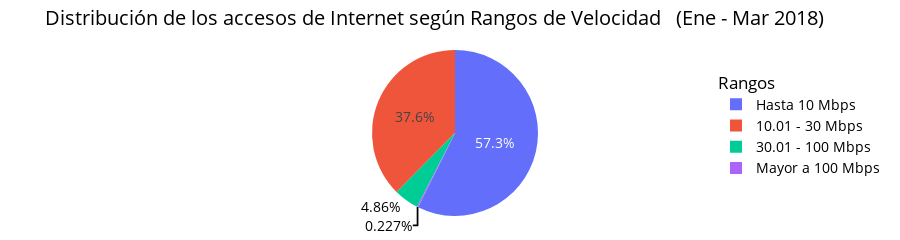
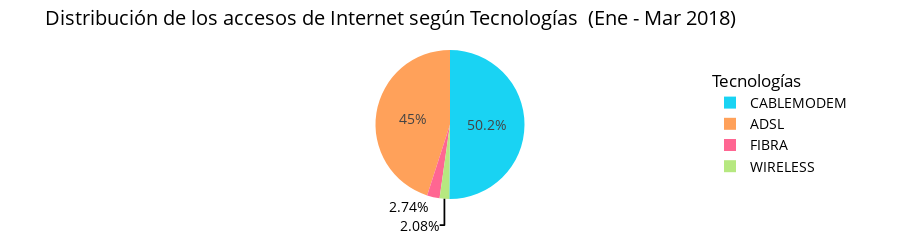

Here is the notebook cell these charts were saved with, in order:
### Markdown cell above
### **Gráfico 3:**
Estudiando la Distribución del mercado de los accesos a Internet en el periodo Ene-Mar 2018

### Code cell
config = {'displayModeBar': False}
periodo = 'Ene - Mar 2018'
mask = data['Periodo'] == periodo
df = data.filter(mask)

fig1, fig2 = retorna_pies_eda_internet(df=df, periodo=periodo)

fig1.show(config=config)
fig2.show(config=config)

### Figure 1 — Plotly figure (JSON) as saved in the notebook; plotly's stock layout.template omitted (floating-point values rounded to 4 significant figures)
{"data": [{"hoverlabel": {"font": {"color": "black", "size": 16}}, "labels": ["Hasta 10 Mbps", "10.01 - 30 Mbps", "30.01 - 100 Mbps", "Mayor a 100 Mbps"], "legendgroup": "rangos", "marker": {"colors": ["#636EFA", "#EF553B", "#00CC96", "#AB63FA"]}, "type": "pie", "values": [4472395, 2931307, 379086, 17681]}], "layout": {"font": {"color": "black", "size": 14}, "height": 230, "legend": {"title": {"text": "Rangos"}, "traceorder": "normal", "x": 1, "xanchor": "left", "y": 0.9, "yanchor": "top"}, "margin": {"b": 0, "l": 0, "r": 0, "t": 50}, "title": {"text": "Distribución de los accesos de Internet según Rangos de Velocidad   (Ene - Mar 2018)"}}}

### Figure 2 — Plotly figure (JSON) as saved in the notebook; plotly's stock layout.template omitted (floating-point values rounded to 4 significant figures)
{"data": [{"hoverlabel": {"font": {"color": "black", "size": 16}}, "labels": ["ADSL", "CABLEMODEM", "FIBRA", "WIRELESS"], "legendgroup": "tecnologias", "marker": {"colors": ["#FFA15A", "#19D3F3", "#FF6692", "#B6E880"]}, "type": "pie", "values": [3574294, 3981129, 217460, 165300]}], "layout": {"font": {"color": "black", "size": 14}, "height": 230, "legend": {"title": {"text": "Tecnologías"}, "traceorder": "normal", "x": 1, "xanchor": "left", "y": 0.9, "yanchor": "top"}, "margin": {"b": 0, "l": 0, "r": 0, "t": 50}, "title": {"text": "Distribución de los accesos de Internet según Tecnologías  (Ene - Mar 2018)"}}}
